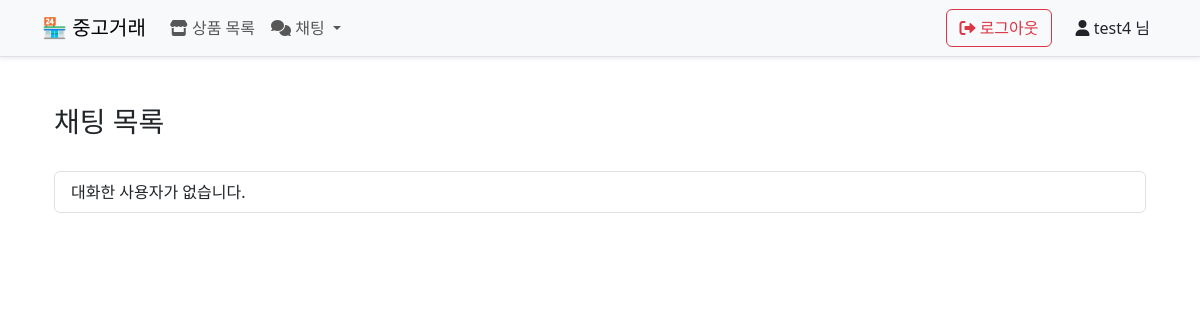
Page /chat/chat_list/ (signed in) on the earlier database version.
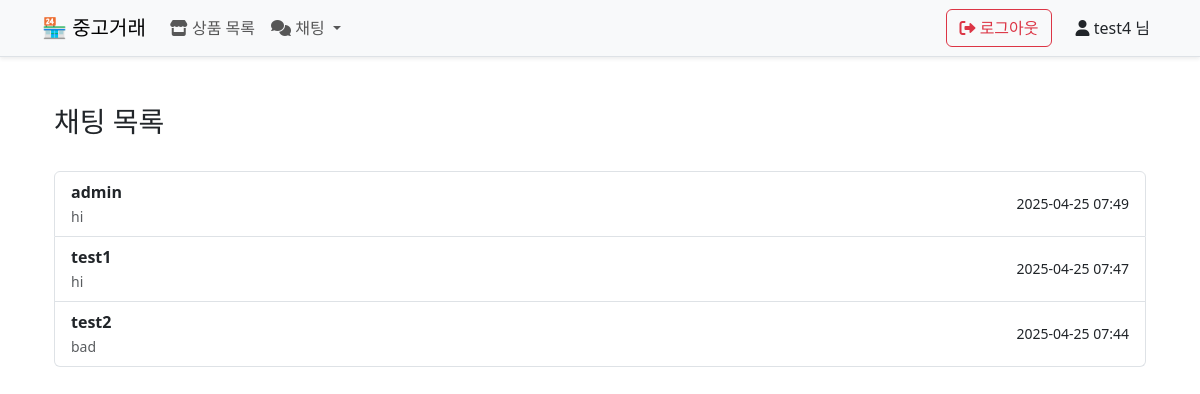
Same page on the later database version.
### accounts/models.py (models this page shows)
class CustomUser(AbstractUser):
    bio = models.TextField(blank=True)
    account_number = models.CharField(max_length=30, blank=True)
    is_admin = models.BooleanField(default=False)
    is_active = models.BooleanField(default=True)

### chat/models.py (models this page shows)
class Chat(models.Model):
    sender = models.ForeignKey(CustomUser, related_name='sent_messages', on_delete=models.CASCADE)
    receiver = models.ForeignKey(CustomUser, related_name='received_messages', on_delete=models.CASCADE, null=True, blank=True)
    message = models.TextField()
    created_at = models.DateTimeField(auto_now_add=True)
    is_hidden = models.BooleanField(default=False)
    class Meta:
        ordering = ['created_at']

### chat/views.py (the view)
# urls.py: path('chat_list/', views.chat_list_view, name='chat_list'),  # /chat/chat_list/
@login_required
def chat_list_view(request):
    user = request.user
    chats = Chat.objects.filter(
        (Q(sender=user) | Q(receiver=user)),
        is_hidden=False
    )
    chat_partners = {}
    for chat in chats:
        partner = chat.sender if chat.sender != user else chat.receiver
        if partner and partner.is_active:  # 글로벌 채팅과 비활성화된 사용자 제외
            if partner.id not in chat_partners or chat.created_at > chat_partners[partner.id]['last_message_time']:
                chat_partners[partner.id] = {
                    'user': partner,
                    'last_message': chat.message,
                    'last_message_time': chat.created_at
                }
    sorted_partners = sorted(chat_partners.values(),
                           key=lambda x: x['last_message_time'],
                           reverse=True)
    context = {
        'chat_partners': sorted_partners,
        'user': user
    }
    return render(request, 'chat/chat_list.html', context)

### templates/chat/chat_list.html (shortened to what this page needs)
{% extends 'base.html' %}
{% block content %}
<div class="container mt-5">
  <div class="d-flex justify-content-between align-items-center mb-4">
    <h3>채팅 목록</h3>
  </div>
  <ul class="list-group">
    {% for chat in chat_partners %}
      <a href="{% url 'chat:private_chat' chat.user.id %}" class="list-group-item list-group-item-action d-flex justify-content-between align-items-center">
        <div>
          <strong>{{ chat.user.username }}</strong><br>
          <small class="text-muted">{{ chat.last_message|truncatechars:30 }}</small>
        </div>
        <small>{{ chat.last_message_time|date:"Y-m-d H:i" }}</small>
      </a>
    {% empty %}
      <li class="list-group-item">대화한 사용자가 없습니다.</li>
    {% endfor %}
  </ul>
</div>
{% endblock %}

Differences in the rows shown:
now on this page (row edited): CustomUser: user.username "admin", last_message "hi", last_message_time "2025-04-25 07:49"
now on this page (row edited): CustomUser: user.username "test1", last_message "hi", last_message_time "2025-04-25 07:47"
now on this page (row edited): CustomUser: user.username "test2", last_message "bad", last_message_time "2025-04-25 07:44"
Other differences:
text no longer shown: "대화한 사용자가 없습니다."
